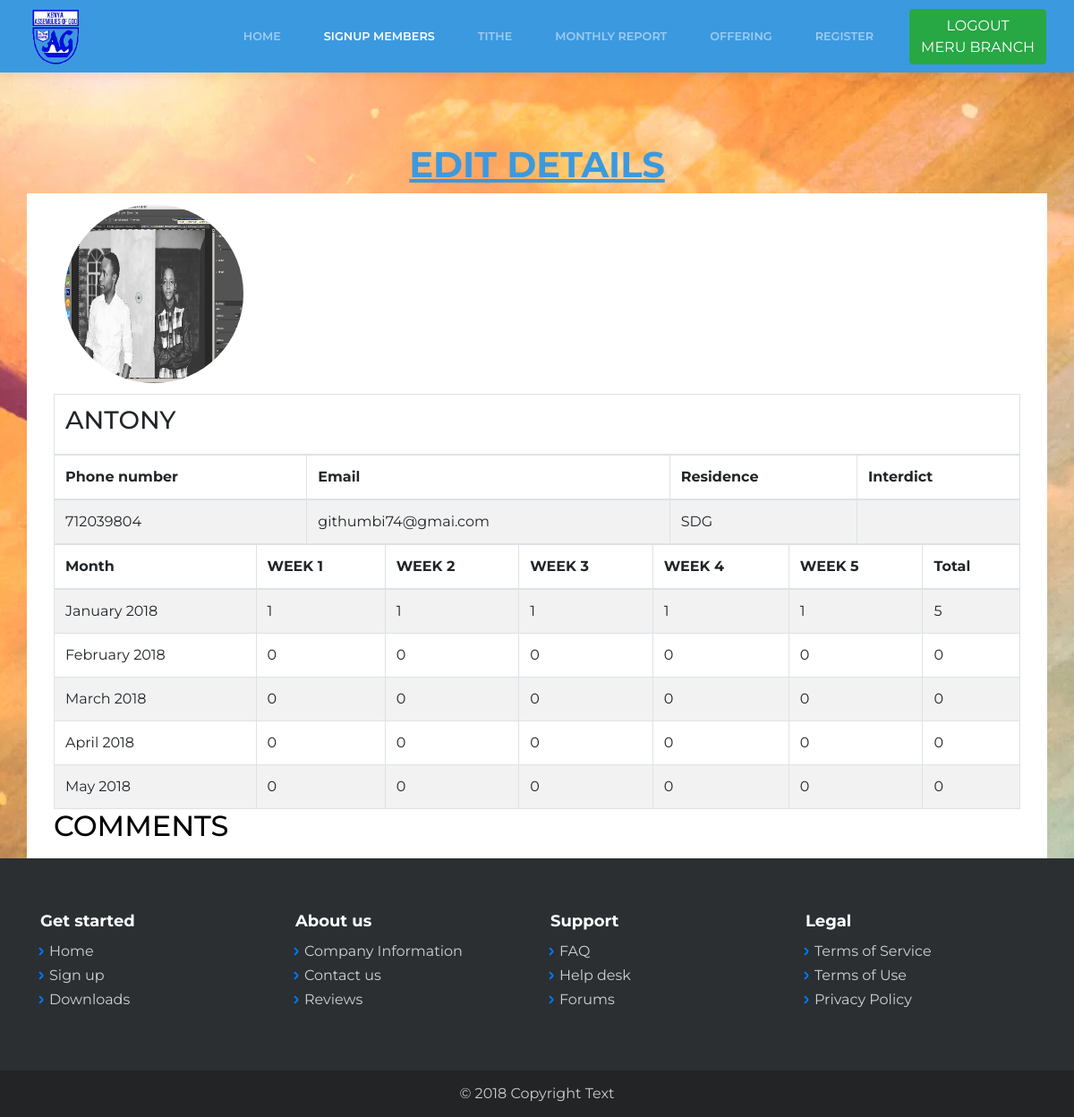
Page /admin/individual.php?edit=278 (signed in) on the committed database.
### tables this page shows
CREATE TABLE `congregation` (
  `id` int(11) NOT NULL,
  `usr` varchar(128) NOT NULL,
  `name` varchar(128) NOT NULL,
  `phone` int(14) DEFAULT NULL,
  `pwd` varchar(129) NOT NULL,
  `tithe1` int(128) NOT NULL,
  `tithe2` int(128) NOT NULL,
  `tithe3` int(128) NOT NULL,
  `tithe4` int(128) NOT NULL,
  `tithe5` int(128) NOT NULL,
  `interdict` varchar(129) NOT NULL,
  `email` varchar(129) NOT NULL,
  `residence` varchar(129) NOT NULL,
  `date` varchar(129) NOT NULL,
  `feb1` int(128) NOT NULL,
  `feb2` int(128) NOT NULL,
  `feb3` int(128) NOT NULL,
  `feb4` int(128) NOT NULL,
  `feb5` int(128) NOT NULL,
  `march1` int(128) NOT NULL,
  `march2` int(128) NOT NULL,
  `march3` int(128) NOT NULL,
  `march4` int(128) NOT NULL,
  `march5` int(128) NOT NULL,
  `apr1` int(128) NOT NULL,
  `apr2` int(128) NOT NULL,
  `apr3` int(128) NOT NULL,
  `apr4` int(128) NOT NULL,
  `apr5` int(128) NOT NULL,
  `may1` int(128) NOT NULL,
  `may2` int(128) NOT NULL,
  `may3` int(128) NOT NULL,
  `may4` int(128) NOT NULL,
  `may5` int(128) NOT NULL,
  `june1` int(128) NOT NULL,
  `june2` int(128) NOT NULL,
  `june3` int(128) NOT NULL,
  `june4` int(128) NOT NULL,
  `june5` int(128) NOT NULL,
  `july1` int(128) NOT NULL,
  `july2` int(128) NOT NULL,
  `july3` int(128) NOT NULL,
  `july4` int(128) NOT NULL,
  `july5` int(128) NOT NULL,
  `august1` int(128) NOT NULL,
  `august2` int(128) NOT NULL,
  `august3` int(128) NOT NULL,
  `august4` int(128) NOT NULL,
  `august5` int(128) NOT NULL,
  `sept1` int(128) NOT NULL,
  `sept2` int(128) NOT NULL,
  `sept3` int(128) NOT NULL,
  `sept4` int(128) NOT NULL,
  `sept5` int(128) NOT NULL,
  `oct1` int(128) NOT NULL,
  `oct2` int(128) NOT NULL,
  `oct3` int(128) NOT NULL,
  `oct4` int(128) NOT NULL,
  `oct5` int(128) NOT NULL,
  `nov1` int(128) NOT NULL,
  `nov2` int(128) NOT NULL,
  `nov3` int(128) NOT NULL,
  `nov4` int(128) NOT NULL,
  `nov5` int(128) NOT NULL,
  `dec1` int(128) NOT NULL,
  `dec2` int(128) NOT NULL,
  `dec3` int(128) NOT NULL,
  `dec4` int(128) NOT NULL,
  `dec5` int(128) NOT NULL,
  `message` varchar(128) NOT NULL,
  `profile` varchar(100) NOT NULL
);

### admin/individual.php (the view, shortened to what this page needs)
<?php
  include 'include/db.php';
   include 'include/header.php';
if (isset($_GET['edit'])) {
  $id = $_GET['edit'];
  $rec = mysqli_query($db, "SELECT *, (tithe1+tithe2+tithe3+tithe4+tithe5) AS 'total', (feb1+feb2+feb3+feb4+feb5) AS 'total2', (march1+march2+march3+march4+march5) AS 'total3', (apr1+apr2+apr3+apr4+apr5) AS 'total4', (may1+may2+may3+may4+may5) AS 'total5' from congregation WHERE id=$id;");
  $record = mysqli_fetch_array($rec);
  $name = $record['name'];
  $phone= $record['phone'];
  $email = $record['email'];
  $residence = $record['residence'];
  $interdict = $record['interdict'];
  $tithe1 = $record['tithe1'];$tithe2 = $record['tithe2'];$tithe3 = $record['tithe3'];$tithe4 = $record['tithe4'];$tithe5 = $record['tithe5'];$total = $record['total'];
  $feb1 = $record['feb1'];$feb2 = $record['feb2'];$feb3 = $record['feb3'];$feb4 = $record['feb4'];$feb5 = $record['feb5'];$total2 = $record['total2'];
  $march1 = $record['march1'];$march2 = $record['march2'];$march3 = $record['march3'];$march4 = $record['march4'];$march5 = $record['march5'];$total3 = $record['total3'];
  $apr1 = $record['apr1'];$apr2 = $record['apr2'];$apr3 = $record['apr3'];$apr4 = $record['apr4'];$apr5 = $record['apr5'];$total4 = $record['total4'];
  $may1 = $record['may1'];$may2 = $record['may2'];$may3 = $record['may3'];$may4 = $record['may4'];$may5 = $record['may5'];$total5 = $record['total5'];
  $profile = $record['profile'];
}
?>
            <div
                class="collapse navbar-collapse" id="navcol-1" style="background-color:#3b99e0;width:328px;margin:0;">
                <ul class="nav navbar-nav ml-auto">
                    <li class="nav-item" role="presentation"><a class="nav-link" href="index.php">Home</a></li>
                    <li class="nav-item" role="presentation"><a class="nav-link active d-block" href="signup.php">SIGNUP MEMBERS</a></li>
                    <li class="nav-item" role="presentation" ><a class="nav-link" href="tithe.php">Tithe </a></li>
                    <li class="nav-item" role="presentation" ><a class="nav-link" href="report.php">Monthly Report </a></li>
                    <li class="nav-item" role="presentation"><a class="nav-link" href="offering.php">Offering </a></li>
                    <li class="nav-item" role="presentation"><a class="nav-link" href="registration.php">Register</a></li>
                </ul>
        <button type="button" class="btn btn-success" data-toggle="modal" data-target="#exampleModal">
              LOGOUT<br>  <?php echo strtoupper($_SESSION['name']); ?> BRANCH
            </button>
                </div>
        </div>
    </nav>
    <main class="page landing-page">
    </main>
    <section class="clean-block about-us" style="height:136px;">
        <div class="container">
            <div class="block-heading">
                <h1 class="text-info" style="color:#ffffff;"><strong><span style="text-decoration: underline;">EDIT DETAILS</span></strong></h1>
            </div>
        </div>
    </section>
<div class="container" style="background-color: white">
    <div data-aos="fade">
        <div class="container">
            <div class="row">
                <div class="col-md-12" style="background-color:#ffffff;">
                <?php
                    echo '<img class="rounded-circle" src="', $profile , '" alt="', $name ,'" width="200px" height="200px" style="margin:12px;">';
                ?>
                </div>
            </div>
        </div>
    </div>
    <div data-aos="fade">
        <div class="container">
            <div class="row">
                <div class="col-md-12" style="margin:0;background-color:#ffffff;">
<table id="example" class="table table-striped table-bordered" cellspacing="0" width="100%">
       <thead>
    <tr>
      <th colspan="4"><h3><?php echo $name; ?></h3></th>
    </tr>
    <tr>
      <th scope="col">Phone number</th>
      <th scope="col">Email</th>
      <th scope="col">Residence</th>
      <th scope="col">Interdict</th>
    </tr>
  </thead>
  <tbody>
    <tr>
      <td><?php echo $phone; ?></td>
      <td><?php echo $email; ?></td>
      <td><?php echo $residence; ?></td>
      <td><?php echo $interdict; ?></td>
    </tr>
  </tbody>
    </table>
<table id="example" class="table table-striped table-bordered" cellspacing="0" width="100%">
       <thead>
    <tr>
      <th>Month</th>
      <th>WEEK 1</th>
      <th>WEEK 2</th>
      <th>WEEK 3</th>
      <th>WEEK 4</th>
      <th>WEEK 5</th>
      <th>Total</th>
    </tr>
  </thead>
  <tbody>
      <tr>
          <td>January 2018</td>
          <td><?php echo $tithe1; ?></td>
          <td><?php echo $tithe2; ?></td>
          <td><?php echo $tithe3; ?></td>
          <td><?php echo $tithe4; ?></td>
          <td><?php echo $tithe5; ?></td>
          <td><?php echo $total; ?></td>
      </tr>
       <tr>
          <td>February 2018</td>
          <td><?php echo $feb1; ?></td>
          <td><?php echo $feb2; ?></td>
          <td><?php echo $feb3; ?></td>
          <td><?php echo $feb4; ?></td>
          <td><?php echo $feb5; ?></td>
          <td><?php echo $total2; ?></td>
      </tr>
      <tr>
          <td>March 2018</td>
          <td><?php echo $march1; ?></td>
          <td><?php echo $march2; ?></td>
          <td><?php echo $march3; ?></td>
          <td><?php echo $march4; ?></td>
          <td><?php echo $march5; ?></td>
          <td><?php echo $total3; ?></td>
      </tr>
      <tr>
          <td>April 2018</td>
          <td><?php echo $apr1; ?></td>
          <td><?php echo $apr2; ?></td>
          <td><?php echo $apr3; ?></td>
          <td><?php echo $apr4; ?></td>
          <td><?php echo $apr5; ?></td>
          <td><?php echo $total4; ?></td>
      </tr>
      <tr>
          <td>May 2018</td>
          <td><?php echo $may1; ?></td>
          <td><?php echo $may2; ?></td>
          <td><?php echo $may3; ?></td>
          <td><?php echo $may4; ?></td>
          <td><?php echo $may5; ?></td>
          <td><?php echo $total5; ?></td>
      </tr>
</tbody>
    </table>
      <div class="form-group">
                      <h2 style="color: black; " for="message">COMMENTS</h2>
                    </div>
          </div>
            </div>
            <div class="row">
                <div class="col-md-12"></div>
            </div>
        </div>
    </div>
</div>
    <?php
        include 'include/footer.php';
    ?>

### admin/assets/css/Data-Table-1.css (style rules this page uses)
#example { margin-bottom:0; }

### admin/assets/css/Data-Table.css (style rules this page uses)
#example { background-color:white; margin-bottom:0; }

### admin/assets/css/News-Cards.css (style rules this page uses)
img { border-radius:5px; }

### rows in the picture
congregation: profile (picture), name "ANTONY", phone "712039804", email "githumbi74@gmai.com", residence "SDG", tithe1 "1", tithe2 "1", tithe3 "1", tithe4 "1", tithe5 "1", feb1 "0", feb2 "0", feb3 "0", feb4 "0", feb5 "0", march1 "0", march2 "0", march3 "0", march4 "0", march5 "0", apr1 "0", apr2 "0", apr3 "0", apr4 "0", apr5 "0", may1 "0", may2 "0", may3 "0", may4 "0", may5 "0"

### other values in the picture
$_SESSION['name'] "MERU"
$total "5"
$total2 "0"
$total3 "0"
$total4 "0"
$total5 "0"
